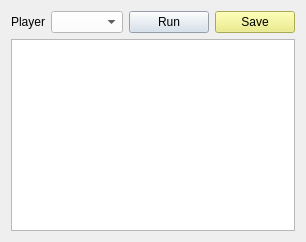
     <widget class="QWidget" name="tabPlayer">
      <attribute name="title">
       <string>Player</string>
      </attribute>
      <attribute name="toolTip">
       <string>This is Player tab</string>
      </attribute>
      <layout class="QVBoxLayout" name="verticalLayout_3">
       <item>
        <layout class="QHBoxLayout" name="horizontalLayout_2">
         <item>
          <widget class="QLabel" name="labelPlayerName">
           <property name="text">
            <string>Player</string>
           </property>
           <property name="alignment">
            <set>Qt::AlignCenter</set>
           </property>
          </widget>
         </item>
         <item>
          <widget class="QComboBox" name="comboPlayerName">
           <property name="styleSheet">
            <string notr="true">background-color: rgb(255, 255, 255);</string>
           </property>
          </widget>
         </item>
         <item>
          <widget class="QPushButton" name="pushButtonPlayerRun">
           <property name="styleSheet">
            <string notr="true">background-color: rgb(210, 223, 235);</string>
           </property>
           <property name="text">
            <string>Run</string>
           </property>
          </widget>
         </item>
         <item>
          <widget class="QPushButton" name="pushButtonPlayerSave">
           <property name="styleSheet">
            <string notr="true">background-color: rgb(236, 236, 117);</string>
           </property>
           <property name="text">
            <string>Save</string>
           </property>
          </widget>
         </item>
        </layout>
       </item>
       <item>
        <widget class="QTableView" name="tableViewPlayer"/>
       </item>
      </layout>
     </widget>
